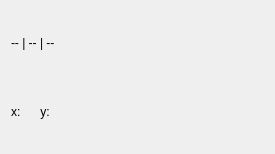
<?xml version="1.0" encoding="UTF-8"?>
<ui version="4.0">
 <class>FrameInfoDialog</class>
 <widget class="QDialog" name="FrameInfoDialog">
  <property name="geometry">
   <rect>
    <x>0</x>
    <y>0</y>
    <width>275</width>
    <height>154</height>
   </rect>
  </property>
  <property name="windowTitle">
   <string>Frame Info</string>
  </property>
  <layout class="QVBoxLayout" name="verticalLayout">
   <item>
    <widget class="QLabel" name="colorPickerLabel">
     <property name="text">
      <string>-- | -- | --</string>
     </property>
    </widget>
   </item>
   <item>
    <widget class="QLabel" name="mousePositionLabel">
     <property name="text">
      <string>x:      y:</string>
     </property>
    </widget>
   </item>
  </layout>
 </widget>
 <resources/>
 <connections/>
</ui>
